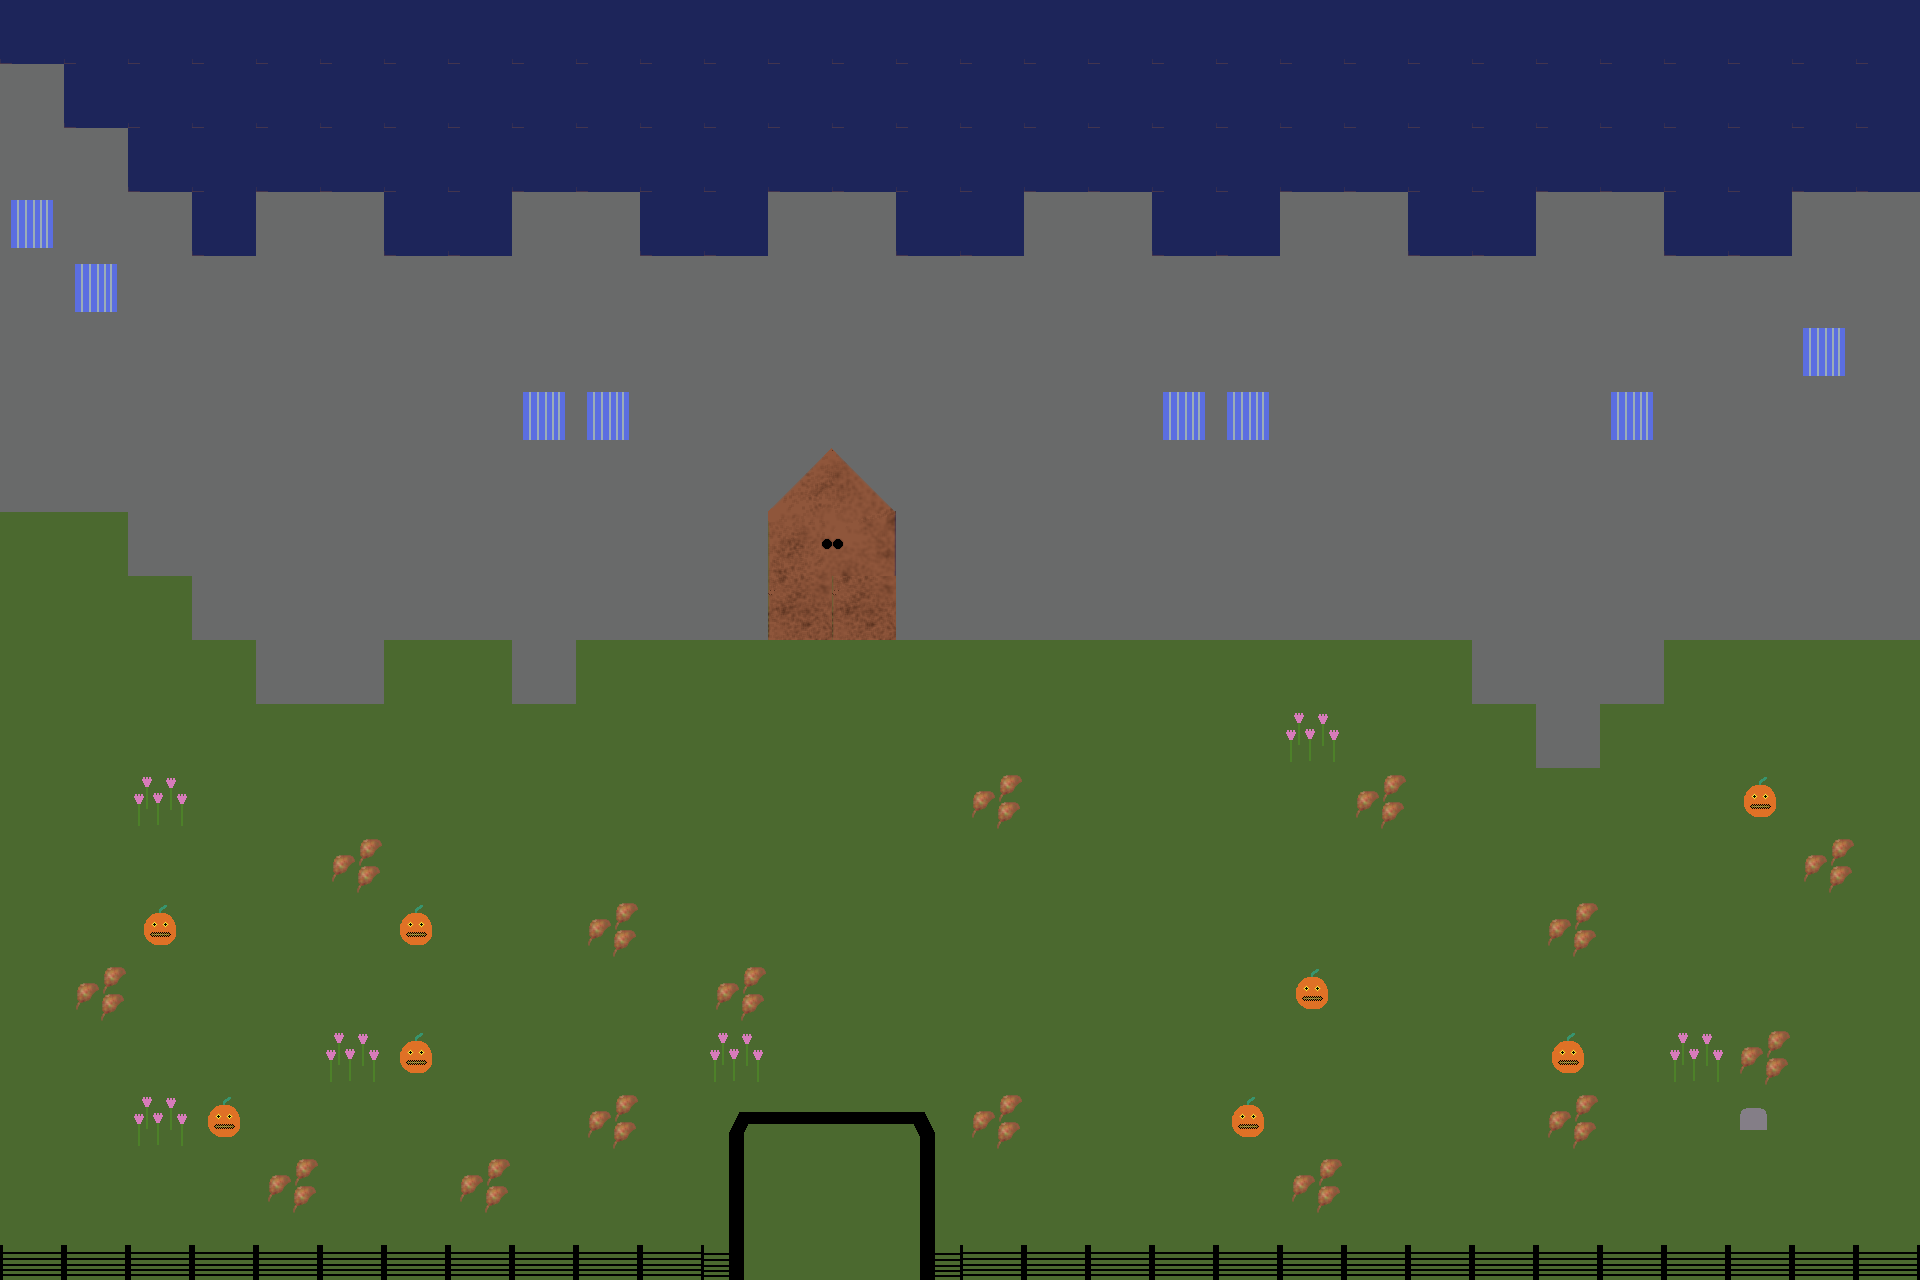

This game map was drawn from its Tiled (.tmx) file and the tilesets committed beside it. A one-line description and the full map source follow:
An orthogonal 30x20 tile map with 64x64 px tiles, 1 tile layer (Tile Layer 1) and 20 objects.

<map version="1.10" tiledversion="1.11.2" orientation="orthogonal" renderorder="right-down" width="30" height="20" tilewidth="64" tileheight="64" infinite="0" nextlayerid="6" nextobjectid="56">
 <tileset firstgid="1" source="tilesmap.tsx" />
 <layer id="1" name="Tile Layer 1" width="30" height="20">
  <properties>
   <property name="Collision" value="wall" />
  </properties>
  <data encoding="csv">
27,27,27,27,27,27,27,27,27,27,27,27,27,27,27,27,27,27,27,27,27,27,27,27,27,27,27,27,27,27,
17,27,27,27,27,27,27,27,27,27,27,27,27,27,27,27,27,27,27,27,27,27,27,27,27,27,27,27,27,27,
17,17,27,27,27,27,27,27,27,27,27,27,27,27,27,27,27,27,27,27,27,27,27,27,27,27,27,27,27,27,
12,17,17,27,17,17,27,27,17,17,27,27,17,17,27,27,17,17,27,27,17,17,27,27,17,17,27,27,17,17,
17,12,17,17,17,17,17,17,17,17,17,17,17,17,17,17,17,17,17,17,17,17,17,17,17,17,17,17,17,17,
17,17,17,17,17,17,17,17,17,17,17,17,17,17,17,17,17,17,17,17,17,17,17,17,17,17,17,17,12,17,
17,17,17,17,17,17,17,17,12,12,17,17,17,17,17,17,17,17,12,12,17,17,17,17,17,12,17,17,17,17,
17,17,17,17,17,17,17,17,17,17,17,17,10,11,17,17,17,17,17,17,17,17,17,17,17,17,17,17,17,17,
23,23,17,17,17,17,17,17,17,17,17,17,25,26,17,17,17,17,17,17,17,17,17,17,17,17,17,17,17,17,
23,23,23,17,17,17,17,17,17,17,17,17,40,40,17,17,17,17,17,17,17,17,17,17,17,17,17,17,17,17,
23,23,23,23,17,17,23,23,17,23,23,23,23,23,23,23,23,23,23,23,23,23,23,17,17,17,23,23,23,23,
23,23,23,23,23,23,23,23,23,23,23,23,23,23,23,23,23,23,23,23,5,23,23,23,17,23,23,23,23,23,
23,23,5,23,23,23,23,23,23,23,23,23,23,23,23,21,23,23,23,23,23,21,23,23,23,23,23,6,23,23,
23,23,23,23,23,21,23,23,23,23,23,23,23,23,23,23,23,23,23,23,23,23,23,23,23,23,23,23,21,23,
23,23,6,23,23,23,6,23,23,21,23,23,23,23,23,23,23,23,23,23,23,23,23,23,21,23,23,23,23,23,
23,21,23,23,23,23,23,23,23,23,23,21,23,23,23,23,23,23,23,23,6,23,23,23,23,23,23,23,23,23,
23,23,23,23,23,5,6,23,23,23,23,5,23,23,23,23,23,23,23,23,23,23,23,23,6,23,5,21,23,23,
23,23,5,6,23,23,23,23,23,21,23,7,8,8,9,21,23,23,23,6,23,23,23,23,21,23,23,20,23,4,
23,23,23,23,21,23,23,21,23,23,23,22,4,4,24,23,23,23,23,23,21,23,23,23,23,23,23,23,23,23,
38,38,38,38,38,38,38,38,38,38,38,37,4,4,39,38,38,38,38,38,38,38,38,38,38,38,38,38,38,38
</data>
 </layer>
 <objectgroup id="5" name="Collision">
  <object id="32" x="1536" y="192" width="128" height="64" />
  <object id="33" x="1792" y="192" width="128" height="64" />
  <object id="34" x="1280" y="192" width="128" height="64" />
  <object id="35" x="1024" y="192" width="128" height="64" />
  <object id="36" x="768" y="192" width="128" height="64" />
  <object id="37" x="512" y="192" width="128" height="64" />
  <object id="38" x="256" y="192" width="128" height="64" />
  <object id="40" x="0" y="128" width="128" height="64" />
  <object id="41" x="0" y="64" width="64" height="64" />
  <object id="44" x="256" y="1216" width="1660" height="76" />
  <object id="45" x="64" y="1216" width="192" height="64" />
  <object id="46" x="0" y="1216" width="64" height="64" />
  <object id="47" x="0" y="512" width="64" height="704" />
  <object id="48" x="1856" y="640" width="64" height="576" />
  <object id="49" x="256" y="256" width="128" height="384" />
  <object id="50" x="192" y="256" width="1280" height="320" />
  <object id="51" x="1472" y="256" width="192" height="384" />
  <object id="52" x="1664" y="256" width="256" height="320" />
  <object id="54" x="128" y="448" width="64" height="64" />
  <object id="55" x="0" y="192" width="192" height="256" />
 </objectgroup>
</map>
